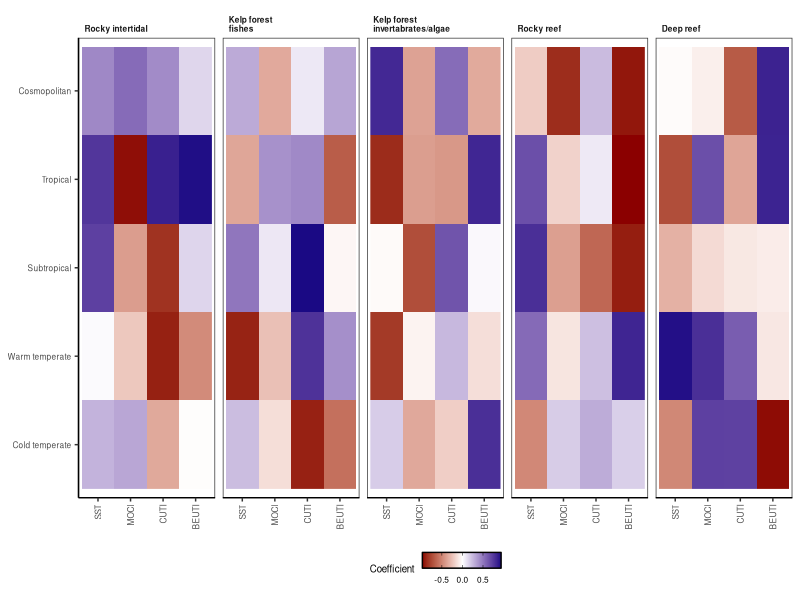

The R source for this figure: (Note: this script raises an error after producing the figure.)


# Read data
################################################################################

# Clear workspace
rm(list = ls())

# Packages
library(tidyverse)
library(patchwork)

# Directories
basedir <- "/Volumes/GoogleDrive/.shortcut-targets-by-id/1kCsF8rkm1yhpjh2_VMzf8ukSPf9d4tqO/MPA Network Assessment: Working Group Shared Folder/data/sync-data"
gisdir <- file.path(basedir, "gis_data/processed")
plotdir <- "analyses/5community_climate_ecology/figures"


# Build fake data
################################################################################

# Build data
habitats <- c("Rocky intertidal", "Kelp forest\nfishes", "Kelp forest\ninvertabrates/algae", "Rocky reef", "Deep reef")
guilds <- c("Cold temperate", "Warm temperate", "Subtropical", "Tropical", "Cosmopolitan")
indicators <- c("SST", "MOCI", "CUTI", "BEUTI")
data <- expand.grid(habitat=habitats,
                    guild=guilds, 
                    indicator=indicators) %>% 
  mutate(beta=(runif(n=n())-0.5) * 2)


# Plot data
################################################################################

# Theme
base_theme <-  theme(axis.text=element_text(size=6),
                     axis.text.x = element_text(angle = 90, vjust = 0.5, hjust=1),
                     axis.title=element_blank(),
                     legend.text=element_text(size=6),
                     legend.title=element_text(size=7),
                     strip.text = element_text(size=6, face="bold", vjust=0, hjust=0),
                     # Gridlines
                     panel.grid.major = element_blank(), 
                     panel.grid.minor = element_blank(),
                     panel.background = element_blank(), 
                     axis.line = element_line(colour = "black"),
                     # Stip
                     strip.background = element_rect(color=NA, fill=NA),
                     # Legend
                     legend.position = "bottom",
                     legend.key.size = unit(0.4, "cm"),
                     legend.key = element_rect(fill=alpha('blue', 0)),
                     legend.background = element_rect(fill=alpha('blue', 0)))


# Plot data
g <- ggplot(data, aes(x=indicator, y=guild, fill=beta)) +
  facet_wrap(~habitat, nrow=1) +
  geom_raster() +
  # Legend
  scale_fill_gradient2(name="Coefficient",
                       midpoint=0,
                       low="darkred", high="navy", mid="white") +
  guides(fill = guide_colorbar(ticks.colour = "black", frame.colour = "black")) +
  # Theme
  theme_bw() + base_theme
g
  
# Export
ggsave(g, filename=file.path(plotdir, "Fig5_four_corner_mockup.png"), 
       width=6.5, height=2.25, units="in", dpi=600)





